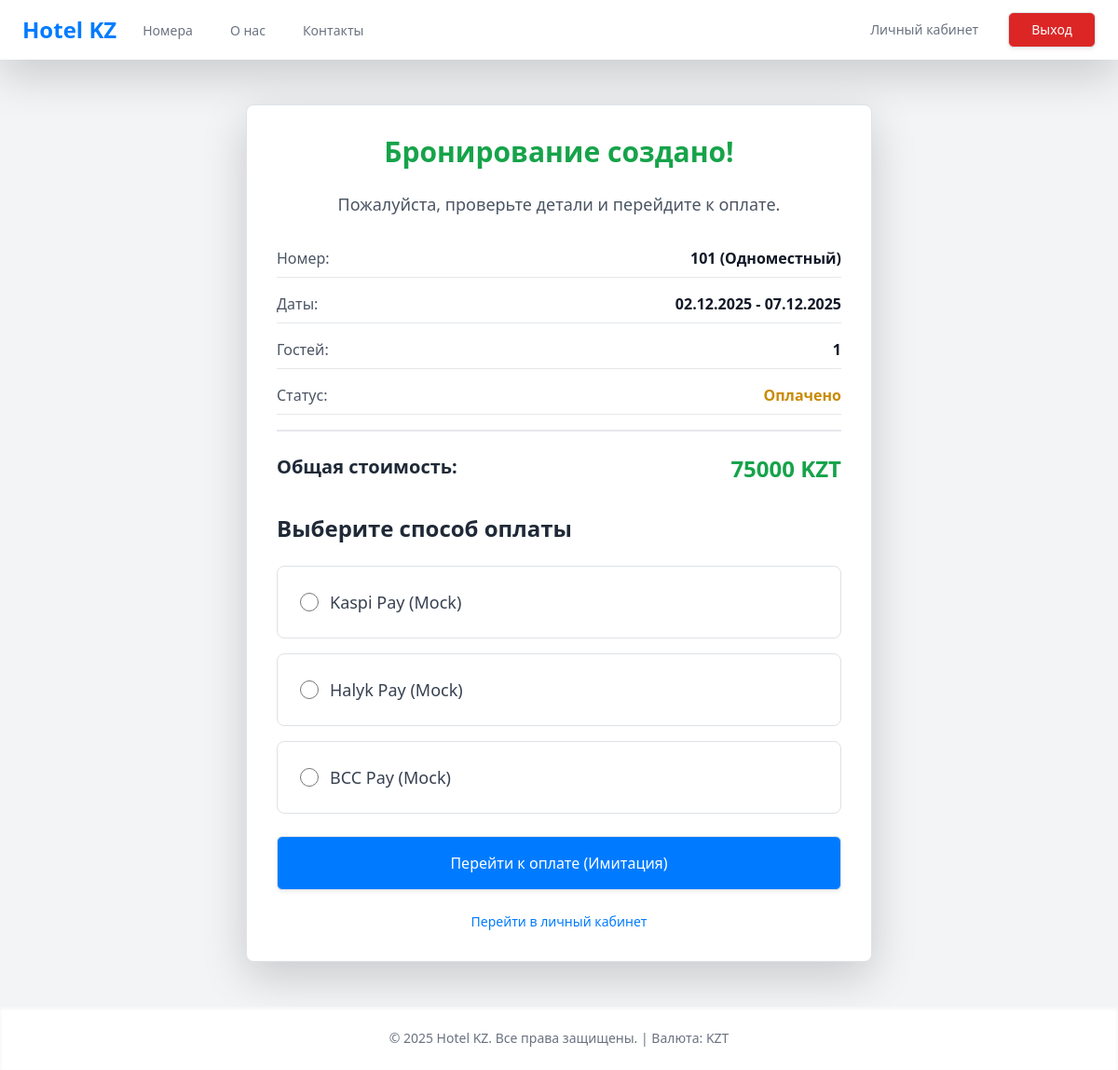
/booking/9/confirm/ (signed in), run on the app's committed database.
### hotel/models.py (models this page shows, shortened)
class Booking(models.Model):
    STATUS_CHOICES = [
        ('pending', _('Ожидает')),
        ('paid', _('Оплачено')),
        ('cancelled', _('Отменено')),
    ]
    user = models.ForeignKey(CustomUser, on_delete=models.CASCADE, related_name='bookings', verbose_name=_("Пользователь"))
    room = models.ForeignKey(Room, on_delete=models.CASCADE, related_name='bookings', verbose_name=_("Комната"))
    check_in_date = models.DateField(verbose_name=_("Дата заезда"))
    check_out_date = models.DateField(verbose_name=_("Дата выезда"))
    guests = models.PositiveSmallIntegerField(verbose_name=_("Количество гостей"))
    status = models.CharField(max_length=20, choices=STATUS_CHOICES, default='pending', verbose_name=_("Статус брони"))
    total_price = models.DecimalField(max_digits=10, decimal_places=2, verbose_name=_("Общая стоимость (KZT)"))
    processed_by = models.ForeignKey('Employee', on_delete=models.SET_NULL, null=True, blank=True, verbose_name=_("Оформил сотрудник"))
    created_at = models.DateTimeField(auto_now_add=True, verbose_name=_("Дата создания"))
    updated_at = models.DateTimeField(auto_now=True, verbose_name=_("Дата обновления"))
    class Meta:
        verbose_name = "Бронирование"
        verbose_name_plural = "Бронирования"
        constraints = [
            models.CheckConstraint(
                condition=models.Q(check_out_date__gt=models.F('check_in_date')),
                name='check_out_after_check_in'
            )
        ]

class Room(models.Model):
    ROOM_TYPES = [
        ('single', _('Одноместный')),
        ('double', _('Двухместный')),
        ('suite', _('Люкс')),
        ('family', _('Семейный')),
    ]
    number = models.CharField(max_length=10, unique=True, verbose_name=_("Номер комнаты"))
    room_type = models.CharField(max_length=20, choices=ROOM_TYPES, verbose_name=_("Тип комнаты"))
    price_per_night = models.DecimalField(max_digits=10, decimal_places=2, verbose_name=_("Цена за ночь (KZT)"))
    max_guests = models.PositiveSmallIntegerField(verbose_name=_("Макс. гостей"))
    description = models.TextField(verbose_name=_("Описание"))
    amenities = models.TextField(blank=True, verbose_name=_("Удобства (через запятую)"))
    photo = models.ImageField(upload_to='room_photos/', blank=True, null=True, verbose_name=_("Фото"))
    class Meta:
        verbose_name = _("Комната")
        verbose_name_plural = _("Комнаты")

### hotel/views.py (the view)
# urls.py: path('booking/<int:pk>/confirm/', BookingConfirmView.as_view(), name='booking_confirm'),
class BookingConfirmView(LoginRequiredMixin, TemplateView):
    template_name = 'hotel/booking_confirm.html'
    def get_context_data(self, **kwargs):
        context = super().get_context_data(**kwargs)
        booking = get_object_or_404(Booking, pk=self.kwargs['pk'], user=self.request.user)
        context['booking'] = booking
        return context

### hotel/templates/hotel/booking_confirm.html (shortened to what this page needs)
{% extends 'base.html' %}
{% block content %}
<div class="container mx-auto p-4">
    <div class="max-w-2xl mx-auto bg-white p-8 border border-gray-200 rounded-lg shadow-lg">
        <h1 class="text-3xl font-bold mb-6 text-center text-green-600">Бронирование создано!</h1>
        <p class="text-center text-lg text-gray-600 mb-8">Пожалуйста, проверьте детали и перейдите к оплате.</p>
        <div class="space-y-4 mb-8">
            <div class="flex justify-between border-b pb-2">
                <span class="font-medium text-gray-600">Номер:</span>
                <span class="font-semibold text-gray-900">{{ booking.room.number }} ({{ booking.room.get_room_type_display }})</span>
            </div>
            <div class="flex justify-between border-b pb-2">
                <span class="font-medium text-gray-600">Даты:</span>
                <span class="font-semibold text-gray-900">{{ booking.check_in_date|date:"d.m.Y" }} - {{ booking.check_out_date|date:"d.m.Y" }}</span>
            </div>
            <div class="flex justify-between border-b pb-2">
                <span class="font-medium text-gray-600">Гостей:</span>
                <span class="font-semibold text-gray-900">{{ booking.guests }}</span>
            </div>
            <div class="flex justify-between border-b pb-2">
                <span class="font-medium text-gray-600">Статус:</span>
                <span class="font-semibold text-yellow-600">{{ booking.get_status_display }}</span>
            </div>
            <div class="flex justify-between pt-4 border-t-2 border-gray-200">
                <span class="text-xl font-bold text-gray-800">Общая стоимость:</span>
                <span class="text-2xl font-bold text-green-600">{{ booking.total_price|floatformat:0 }} KZT</span>
            </div>
        </div>
        <h2 class="text-2xl font-bold mb-4 text-gray-800">Выберите способ оплаты</h2>
        <form method="post" action="{% url 'payment_mock' booking_id=booking.pk %}">
            <div class="space-y-4">
                <label class="flex items-center p-4 border rounded-lg cursor-pointer hover:bg-gray-50">
                    <input type="radio" name="payment_method" value="kaspi" required class="form-radio text-red-600 h-5 w-5">
                    <span class="ml-3 text-lg font-medium text-gray-700">Kaspi Pay (Mock)</span>
                </label>
                <label class="flex items-center p-4 border rounded-lg cursor-pointer hover:bg-gray-50">
                    <input type="radio" name="payment_method" value="halyk" required class="form-radio text-blue-600 h-5 w-5">
                    <span class="ml-3 text-lg font-medium text-gray-700">Halyk Pay (Mock)</span>
                </label>
                <label class="flex items-center p-4 border rounded-lg cursor-pointer hover:bg-gray-50">
                    <input type="radio" name="payment_method" value="bcc" required class="form-radio text-green-600 h-5 w-5">
                    <span class="ml-3 text-lg font-medium text-gray-700">BCC Pay (Mock)</span>
                </label>
            </div>
            <button type="submit" class="w-full mt-6 py-3 px-4 border border-transparent rounded-md shadow-sm text-base font-medium text-white bg-hotel-primary hover:bg-blue-700 focus:outline-none focus:ring-2 focus:ring-offset-2 focus:ring-blue-500">
                Перейти к оплате (Имитация)
            </button>
        </form>
        <p class="mt-4 text-center text-sm text-gray-600">
            <a href="{% url 'profile' %}" class="font-medium text-hotel-primary hover:text-blue-700">Перейти в личный кабинет</a>
        </p>
    </div>
</div>
{% endblock %}

### hotel/templates/base.html (style rules this page uses)
.bg-hotel-primary { background-color: #007bff; }
.text-hotel-primary { color: #007bff; }

### data on the page
Booking: room.number "101", room.room_type "Одноместный", check_in_date "02.12.2025", check_out_date "07.12.2025", guests "1", status "Оплачено", total_price "75000"
